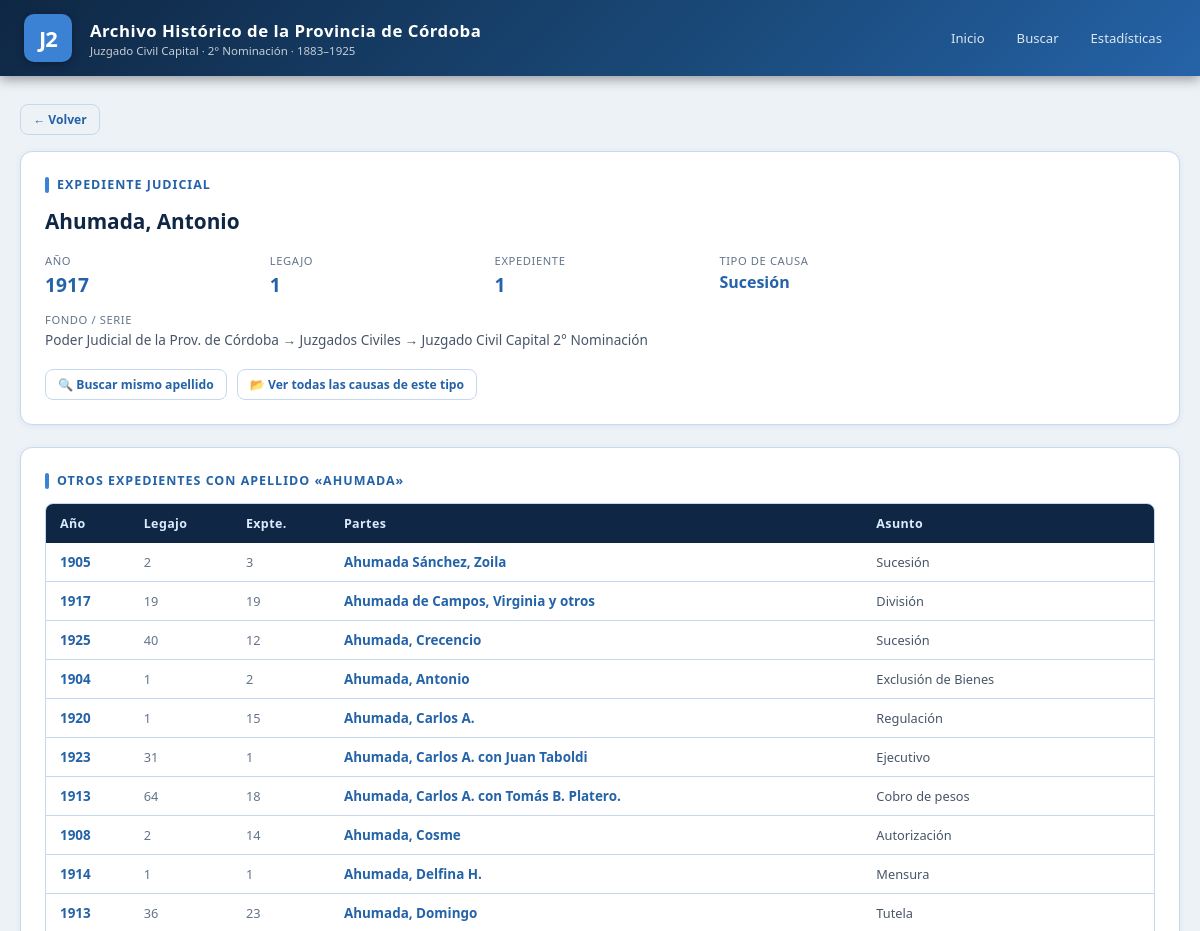
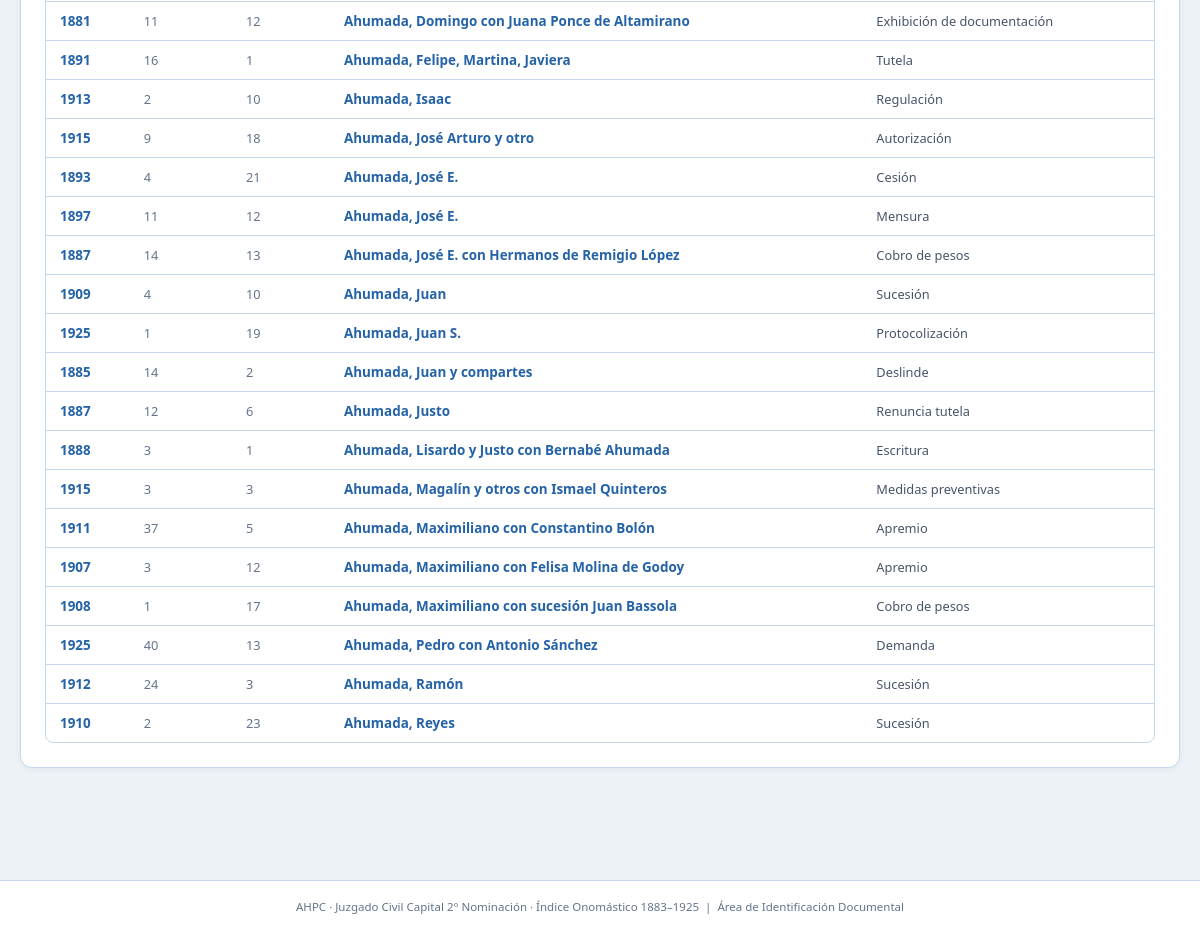
The app's page /detalle/9 with its own data (2 pictures, top to bottom).
### tables this page shows
CREATE TABLE registros (
    id INTEGER PRIMARY KEY AUTOINCREMENT,
    anio INTEGER, legajo TEXT, expediente TEXT,
    partes TEXT, causa TEXT);

### app.py (the view)
@app.route('/detalle/<int:rid>')
def detalle(rid):
    rows = query("SELECT * FROM registros WHERE id = ?", (rid,))
    if not rows:
        return "Registro no encontrado", 404
    reg = dict(rows[0])
    apellido = reg['partes'].split(',')[0].strip() if reg['partes'] else ''
    otros_partes = []
    if apellido:
        otros_partes = query("""SELECT id, anio, legajo, expediente, partes, causa
                                FROM registros WHERE partes LIKE ? AND id != ?
                                ORDER BY partes ASC, anio ASC LIMIT 50""",
                             (f"{apellido}%", rid))
    return render_template('detalle.html', reg=reg,
                           otros_partes=[dict(r) for r in otros_partes],
                           apellido=apellido)

### app.py (called while the page is built)
def get_db():
    conn = sqlite3.connect(DB_PATH)
    conn.row_factory = sqlite3.Row
    return conn

def query(sql, params=()):
    conn = get_db()
    cur = conn.cursor()
    cur.execute(sql, params)
    rows = cur.fetchall()
    conn.close()
    return rows

### templates/detalle.html (shortened to what this page needs)
{% extends "base.html" %}
{% block content %}
<div style="margin-bottom:16px;">
  <a href="javascript:history.back()" class="btn btn-outline btn-sm">← Volver</a>
</div>
<div class="card">
  <div class="card-title">Expediente judicial</div>
  <h2 style="font-size:1.3rem; font-weight:800; color:var(--navy); margin-bottom:18px;">{{ reg.partes }}</h2>
  <div style="display:grid; grid-template-columns:repeat(auto-fit,minmax(180px,1fr)); gap:14px;">
    <div>
      <div style="font-size:.7rem;text-transform:uppercase;letter-spacing:.6px;color:var(--steel);margin-bottom:3px;">Año</div>
      <div style="font-size:1.2rem;font-weight:700;color:var(--mid)">{{ reg.anio or '—' }}</div>
    </div>
    <div>
      <div style="font-size:.7rem;text-transform:uppercase;letter-spacing:.6px;color:var(--steel);margin-bottom:3px;">Legajo</div>
      <div style="font-size:1.2rem;font-weight:700;color:var(--mid)">{{ reg.legajo or '—' }}</div>
    </div>
    <div>
      <div style="font-size:.7rem;text-transform:uppercase;letter-spacing:.6px;color:var(--steel);margin-bottom:3px;">Expediente</div>
      <div style="font-size:1.2rem;font-weight:700;color:var(--mid)">{{ reg.expediente or '—' }}</div>
    </div>
    <div>
      <div style="font-size:.7rem;text-transform:uppercase;letter-spacing:.6px;color:var(--steel);margin-bottom:3px;">Tipo de causa</div>
      <div style="font-size:1rem;font-weight:600;color:var(--text)">
        {% if reg.causa and reg.causa != 'sin datos' %}
          <a href="/causa/{{ reg.causa|urlencode }}" class="row-link">{{ reg.causa }}</a>
        {% else %}
          {{ reg.causa or '—' }}
        {% endif %}
      </div>
    </div>
    <div style="grid-column:1/-1">
      <div style="font-size:.7rem;text-transform:uppercase;letter-spacing:.6px;color:var(--steel);margin-bottom:3px;">Fondo / Serie</div>
      <div style="font-size:.85rem;color:var(--muted)">Poder Judicial de la Prov. de Córdoba → Juzgados Civiles → Juzgado Civil Capital 2° Nominación</div>
    </div>
  </div>
  <div style="margin-top:20px; display:flex; gap:10px; flex-wrap:wrap;">
    <a href="/buscar?partes={{ reg.partes.split(',')[0]|urlencode }}" class="btn btn-outline btn-sm">🔍 Buscar mismo apellido</a>
    {% if reg.causa and reg.causa != 'sin datos' %}
    <a href="/causa/{{ reg.causa|urlencode }}" class="btn btn-outline btn-sm">📂 Ver todas las causas de este tipo</a>
    {% endif %}
  </div>
</div>
{% if otros_partes %}
<div class="card">
  <div class="card-title">Otros expedientes con apellido «{{ apellido }}»</div>
  <div class="table-wrap">
    <table>
      <thead><tr><th>Año</th><th>Legajo</th><th>Expte.</th><th>Partes</th><th>Asunto</th></tr></thead>
      <tbody>
      {% for o in otros_partes %}
      <tr>
        <td class="td-year">{{ o.anio or '—' }}</td>
        <td class="td-num">{{ o.legajo or '' }}</td>
        <td class="td-num">{{ o.expediente or '' }}</td>
        <td class="td-partes"><a href="/detalle/{{ o.id }}" class="row-link">{{ o.partes }}</a></td>
        <td class="td-causa">{{ o.causa or '' }}</td>
      </tr>
      {% endfor %}
      </tbody>
    </table>
  </div>
</div>
{% endif %}
{% endblock %}

### templates/base.html (style rules this page uses)
:root { --navy: #0f2744; --blue: #1a4a7a; --mid: #2563a8; --accent: #3b82d4; --light: #dbeafe; --pale: #f0f6ff; --steel: #64748b; --border: #c5d8f0; --white: #ffffff; --text: #1e293b; --muted: #475569; --hover: #eef5ff; --gold: #f59e0b; }
* { box-sizing: border-box; margin: 0; padding: 0; }
body { font-family: 'Segoe UI', system-ui, sans-serif; background: #edf2f7; color: var(--text); min-height: 100vh; }
.card { background: var(--white); border-radius: 12px; border: 1px solid var(--border); box-shadow: 0 1px 6px rgba(30,60,100,.07); padding: 24px; margin-bottom: 22px; }
.card-title { font-size: .78rem; font-weight: 700; text-transform: uppercase; letter-spacing: 1px; color: var(--mid); margin-bottom: 14px; display: flex; align-items: center; gap: 8px; }
.card-title::before { content: ''; display: inline-block; width: 4px; height: 16px; background: var(--accent); border-radius: 2px; }
.table-wrap { overflow-x: auto; border-radius: 8px; border: 1px solid var(--border); }
table { width: 100%; border-collapse: collapse; font-size: .84rem; }
thead { background: var(--navy); color: var(--light); }
thead th { padding: 11px 14px; text-align: left; font-weight: 600; font-size: .78rem; letter-spacing: .4px; white-space: nowrap; }
tbody tr { border-bottom: 1px solid var(--border); transition: background .12s; }
tbody tr:last-child { border-bottom: none; }
tbody td { padding: 10px 14px; vertical-align: top; }
.td-year { color: var(--mid); font-weight: 700; white-space: nowrap; }
.td-partes { font-weight: 600; color: var(--text); }
.td-causa { color: var(--muted); font-size: .8rem; }
.td-num { color: var(--steel); font-size: .8rem; }
.btn { display: inline-flex; align-items: center; gap: 6px; padding: 9px 18px; border-radius: 8px; border: none; font-size: .84rem; font-weight: 600; cursor: pointer; text-decoration: none; transition: all .18s; }
.btn-outline { background: transparent; color: var(--mid); border: 1.5px solid var(--border); }
.btn-sm { padding: 6px 12px; font-size: .76rem; }
a.row-link { color: var(--mid); text-decoration: none; }

### records on screen
registros: partes "Ahumada, Antonio", anio "1917", legajo "1", expediente "1", causa "Sucesión"
registros: anio "1905", legajo "2", expediente "3", partes "Ahumada Sánchez, Zoila", causa "Sucesión"
registros: anio "1917", legajo "19", expediente "19", partes "Ahumada de Campos, Virginia y otros", causa "División"
registros: anio "1925", legajo "40", expediente "12", partes "Ahumada, Crecencio", causa "Sucesión"
registros: anio "1904", legajo "1", expediente "2", partes "Ahumada, Antonio", causa "Exclusión de Bienes"
registros: anio "1920", legajo "1", expediente "15", partes "Ahumada, Carlos A.", causa "Regulación"
registros: anio "1923", legajo "31", expediente "1", partes "Ahumada, Carlos A. con Juan Taboldi", causa "Ejecutivo"
registros: anio "1913", legajo "64", expediente "18", partes "Ahumada, Carlos A. con Tomás B. Platero.", causa "Cobro de pesos"
registros: anio "1908", legajo "2", expediente "14", partes "Ahumada, Cosme", causa "Autorización"
registros: anio "1914", legajo "1", expediente "1", partes "Ahumada, Delfina H.", causa "Mensura"
registros: anio "1913", legajo "36", expediente "23", partes "Ahumada, Domingo", causa "Tutela"
registros: anio "1881", legajo "11", expediente "12", partes "Ahumada, Domingo con Juana Ponce de Altamirano", causa "Exhibición de documentación"
registros: anio "1891", legajo "16", expediente "1", partes "Ahumada, Felipe, Martina, Javiera", causa "Tutela"
registros: anio "1913", legajo "2", expediente "10", partes "Ahumada, Isaac", causa "Regulación"
registros: anio "1915", legajo "9", expediente "18", partes "Ahumada, José Arturo y otro", causa "Autorización"
registros: anio "1893", legajo "4", expediente "21", partes "Ahumada, José E.", causa "Cesión"
registros: anio "1897", legajo "11", expediente "12", partes "Ahumada, José E.", causa "Mensura"
registros: anio "1887", legajo "14", expediente "13", partes "Ahumada, José E. con Hermanos de Remigio López", causa "Cobro de pesos"
registros: anio "1909", legajo "4", expediente "10", partes "Ahumada, Juan", causa "Sucesión"
registros: anio "1925", legajo "1", expediente "19", partes "Ahumada, Juan S.", causa "Protocolización"
registros: anio "1885", legajo "14", expediente "2", partes "Ahumada, Juan y compartes", causa "Deslinde"
registros: anio "1887", legajo "12", expediente "6", partes "Ahumada, Justo", causa "Renuncia tutela"
registros: anio "1888", legajo "3", expediente "1", partes "Ahumada, Lisardo y Justo con Bernabé Ahumada", causa "Escritura"
registros: anio "1915", legajo "3", expediente "3", partes "Ahumada, Magalín y otros con Ismael Quinteros", causa "Medidas preventivas"
registros: anio "1911", legajo "37", expediente "5", partes "Ahumada, Maximiliano con Constantino Bolón", causa "Apremio"
registros: anio "1907", legajo "3", expediente "12", partes "Ahumada, Maximiliano con Felisa Molina de Godoy", causa "Apremio"
registros: anio "1908", legajo "1", expediente "17", partes "Ahumada, Maximiliano con sucesión Juan Bassola", causa "Cobro de pesos"
registros: anio "1925", legajo "40", expediente "13", partes "Ahumada, Pedro con Antonio Sánchez", causa "Demanda"
registros: anio "1912", legajo "24", expediente "3", partes "Ahumada, Ramón", causa "Sucesión"
registros: anio "1910", legajo "2", expediente "23", partes "Ahumada, Reyes", causa "Sucesión"

### other values on screen
{{ apellido }} "AHUMADA"
